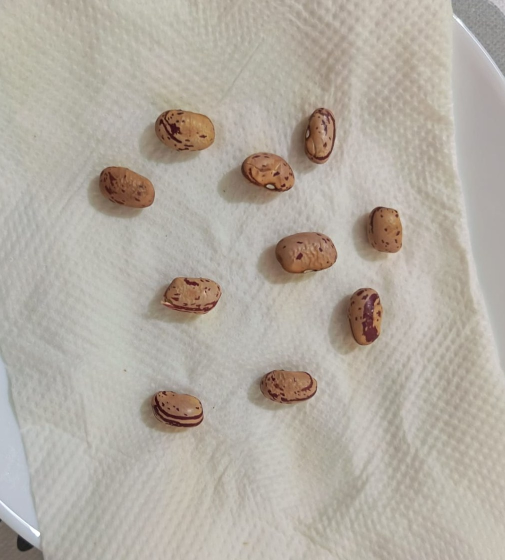
#> input picture assets/img/conclave-mappa.jpg, 1010 x 1120 px, found by its file name (shown at 1/2 size)
$ python ritratti.py
#> lines starting #> are read from the running program, lines starting #| are printed output that depends on the picture; after the words box and inside, x2 and y2 are one past the last pixel; in counts of white or black regions, pixels touching at a corner belong together
#!/usr/bin/env python3
"""
Ritratti dei Guardiani — ritaglia ogni fagiolo dalla fotografia del conclave,
lo scontorna dal tovagliolo e lo deposita su fondo carta, con inquadratura
identica per tutti e dieci.

    python3 tools/ritratti.py            # rigenera tutti
    python3 tools/ritratti.py bud josef  # solo alcuni

Richiede Pillow.  Le coordinate sono le stesse di _includes/conclave-mappa.html
ed esprimono il centro del fagiolo in percentuale di conclave-mappa.jpg.
"""
from PIL import Image, ImageFilter
from collections import deque
import os
import sys

SORGENTE = "assets/img/conclave-mappa.jpg"
USCITA = "assets/img/ritratti"
CARTA = (250, 248, 245)          # --carta del foglio di stile
LATO = 560                        # lato del ritratto finale, in pixel
MARGINE = 0.17                    # aria intorno al fagiolo, in frazioni del lato

# Soglie dello scontorno, scelte confrontando i provini: il fagiolo e' bruno
# (rosso nettamente sopra il blu) e piu' scuro del tovagliolo; l'ombra portata
# resta fuori perche' e' chiara.  L'ombra viene poi ridisegnata in CSS, uguale
# per tutti, invece di essere ritagliata storta dalla fotografia.
ROSSO_MENO_BLU = 40
LUMINOSITA_MAX = 190
DILATAZIONE = 5                   # recupera il bordo morbido del fagiolo
MEDIANA = 13                      # toglie la scalettatura dal contorno

BEANS = {
    "bud":          (59.8, 46.0),
    "mata-hari":    (25.0, 34.0),
    "toto":         (38.0, 53.8),
    "don-vito":     (76.2, 42.0),
    "josef":        (36.5, 24.5),
    "ugo-fantocci": (63.5, 25.0),
    "onofrio":      (71.5, 57.5),
    "don-matteo":   (34.8, 74.2),
    "mary-poppins": (53.0, 31.5),
    "patrocle":     (57.3, 69.3),
}


def _macchia_centrale(crop):
    """Maschera del solo fagiolo al centro del ritaglio."""
    w, h = crop.size
    p = crop.load()
    binaria = Image.new("L", (w, h), 0)
    bp = binaria.load()
    for y in range(h):
        for x in range(w):
            R, G, B = p[x, y]
            if (R - B) > ROSSO_MENO_BLU and (R + G + B) / 3 < LUMINOSITA_MAX:
                bp[x, y] = 255
    d = binaria.load()

    sx, sy = w // 2, h // 2
    if not d[sx, sy]:                      # il centro puo' cadere su una macchia scura
        migliore = 10 ** 9
        for y in range(h):
            for x in range(w):
                if d[x, y]:
                    q = (x - w // 2) ** 2 + (y - h // 2) ** 2
                    if q < migliore:
                        migliore, sx, sy = q, x, y

    visti = bytearray(w * h)
    inizio = sy * w + sx
    visti[inizio] = 1
    coda = deque([inizio])
    componente = [inizio]
    while coda:
        i = coda.popleft()
        x, y = i % w, i // w
        for dx, dy in ((1, 0), (-1, 0), (0, 1), (0, -1)):
            nx, ny = x + dx, y + dy
            if 0 <= nx < w and 0 <= ny < h:
                j = ny * w + nx
                if d[nx, ny] and not visti[j]:
                    visti[j] = 1
                    coda.append(j)
                    componente.append(j)

    m = Image.new("L", (w, h), 0)
    mp = m.load()
    for i in componente:
        mp[i % w, i // w] = 255
    m = m.filter(ImageFilter.MaxFilter(DILATAZIONE)).filter(ImageFilter.MinFilter(3))
    m = m.filter(ImageFilter.MedianFilter(MEDIANA))
    return m.filter(ImageFilter.GaussianBlur(1.3))


def ritratto(sorgente, slug, lato=LATO):
    px, py = BEANS[slug]
    W, H = sorgente.size
    cx, cy = int(W * px / 100), int(H * py / 100)
    crop = sorgente.crop((cx - 115, cy - 115, cx + 115, cy + 115))

    m = _macchia_centrale(crop)
    x0, y0, x1, y1 = m.getbbox()
    lunghezza = max(x1 - x0, y1 - y0)
    riquadro = lunghezza + 2 * int(lunghezza * MARGINE)
    ccx, ccy = (x0 + x1) // 2, (y0 + y1) // 2
    finestra = (ccx - riquadro // 2, ccy - riquadro // 2,
                ccx + riquadro // 2, ccy + riquadro // 2)

    fagiolo = crop.crop(finestra).resize((lato, lato), Image.LANCZOS)
    maschera = m.crop(finestra).resize((lato, lato), Image.LANCZOS)
    fuori = Image.new("RGB", (lato, lato), CARTA)
    fuori.paste(fagiolo, (0, 0), maschera)

    os.makedirs(USCITA, exist_ok=True)
    percorso = os.path.join(USCITA, slug + ".jpg")
    fuori.save(percorso, quality=92)
    return percorso, (x1 - x0, y1 - y0)


if __name__ == "__main__":
    richiesti = sys.argv[1:] or list(BEANS)
    sconosciuti = [s for s in richiesti if s not in BEANS]
    if sconosciuti:
        sys.exit("Guardiani sconosciuti: " + ", ".join(sconosciuti))
    sorgente = Image.open(SORGENTE).convert("RGB")
#> sorgente is the input picture: PIL image 1010x1120 RGB; mean R, G, B 179.1, 172.4, 162.6
    for slug in richiesti:
        percorso, misura = ritratto(sorgente, slug)
        print("%-14s %s  (fagiolo %dx%d px nel ritaglio)" % (slug, percorso, *misura))
#> this loop made 10 passes
#> (x0 in ritratto, y0 in ritratto, x1 in ritratto, y1 in ritratto, lunghezza in ritratto, riquadro in ritratto, ccx in ritratto, ccy in ritratto) on passes 1 to 10: (42, 61, 190, 169, 148, 198, 116, 115), (57, 63, 177, 160, 120, 160, 117, 111), (48, 63, 179, 159, 131, 175, 113, 111), (70, 57, 156, 166, 109, 145, 113, 111), (53, 54, 183, 157, 130, 174, 118, 105), (77, 48, 149, 166, 118, 158, 113, 107), (79, 43, 165, 176, 133, 177, 122, 109), (62, 64, 174, 153, 112, 150, 118, 108), (62, 63, 174, 166, 112, 150, 118, 114), (56, 75, 175, 152, 119, 159, 115, 113)
#| bud            assets/img/ritratti/bud.jpg  (fagiolo 148x108 px nel ritaglio)
#| mata-hari      assets/img/ritratti/mata-hari.jpg  (fagiolo 120x97 px nel ritaglio)
#| toto           assets/img/ritratti/toto.jpg  (fagiolo 131x96 px nel ritaglio)
#| don-vito       assets/img/ritratti/don-vito.jpg  (fagiolo 86x109 px nel ritaglio)
#| josef          assets/img/ritratti/josef.jpg  (fagiolo 130x103 px nel ritaglio)
#| ugo-fantocci   assets/img/ritratti/ugo-fantocci.jpg  (fagiolo 72x118 px nel ritaglio)
#| onofrio        assets/img/ritratti/onofrio.jpg  (fagiolo 86x133 px nel ritaglio)
#| don-matteo     assets/img/ritratti/don-matteo.jpg  (fagiolo 112x89 px nel ritaglio)
#> (further printed lines are left out)
#> pass 1, in ritratto, `crop = sorgente.crop((cx - 115, cy - 115, cx + 115, cy + 115))`:
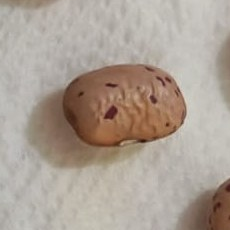
#> crop: PIL image 230x230 RGB; mean R, G, B 172.5, 160.3, 149.4
#> pass 1, in _macchia_centrale, `m = m.filter(ImageFilter.MaxFilter(DILATAZIONE)).filter(ImageFilter.Mi..`:
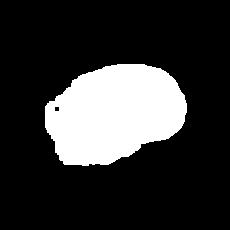
#> m: PIL image 230x230 L; 20.3% white; 1 white region, box (x1, y1, x2, y2) and area: (45, 64, 187, 166) 10747
#> pass 1, in _macchia_centrale, `m = m.filter(ImageFilter.MedianFilter(MEDIANA))`:
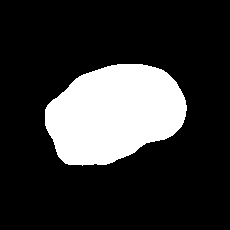
#> m: PIL image 230x230 L; 20.2% white; 1 white region, box (x1, y1, x2, y2) and area: (45, 64, 187, 166) 10710
